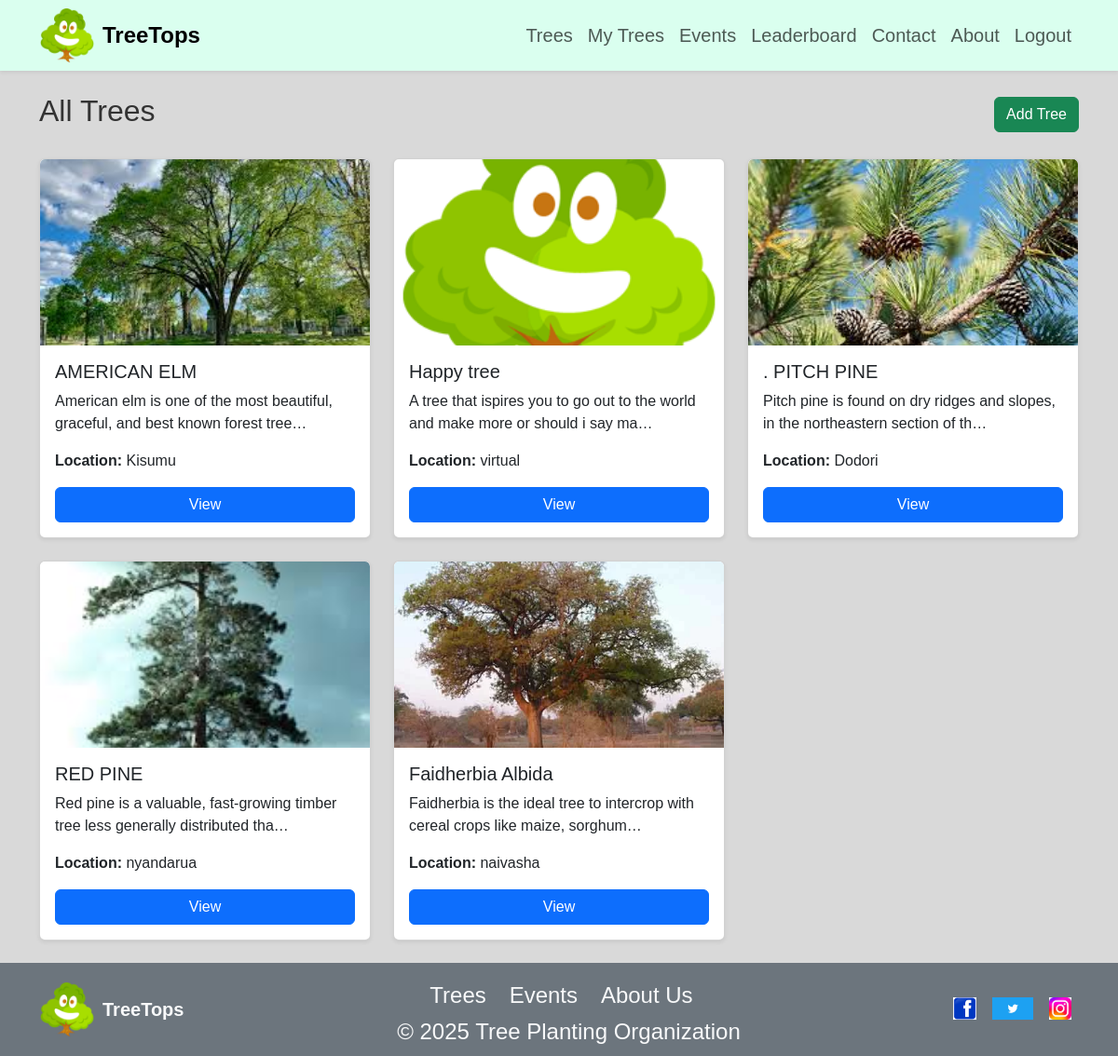
The app's page /trees (signed in) with its own data.
### trees/models.py (models this page shows, shortened)
class Tree(models.Model):
    name = models.CharField(max_length=200)
    description = models.TextField()
    image = models.ImageField(upload_to='trees/', default='images/logo.png')
    location = models.CharField(max_length=200)
    price = models.DecimalField(max_digits=10, decimal_places=2, null=True, blank=True)
    owner = models.ForeignKey(User, on_delete=models.CASCADE)
    date_added = models.DateTimeField(auto_now_add=True)

### trees/views.py (the view)
# urls.py: path('trees', views.tree_list, name='tree_list'),
def tree_list(request):
    trees = Tree.objects.all()
    context = {'trees': trees}
    return render(request, 'tree_app/tree_list.html', context)

### trees/templates/tree_app/tree_list.html (shortened to what this page needs)
{% extends 'home.html' %}
{% load static %}
{% block content %}
<div class="container my-4">
<div class="d-flex justify-content-between align-items-center mb-4">
    <h2>All Trees</h2>
    {% if user.is_authenticated %}
        <a href="{% url 'add_tree' %}" class="btn btn-success">Add Tree</a>
    {% endif %}
</div>
    <div class="row g-4">
        {% for tree in trees %}
        <div class="col-12 col-md-6 col-lg-4 d-flex">
            <div class="card w-100 h-100 shadow-sm rounded overflow-hidden d-flex flex-column">
                {% if tree.image %}
                <img src="{{ tree.image.url }}" class="card-img-top" alt="{{ tree.name }}" style="height:200px; object-fit:cover;">
                {% else %}
                <img src="{% static 'images/default_tree.jpg' %}" class="card-img-top" alt="No Image" style="height:200px; object-fit:cover;">
                {% endif %}
                <div class="card-body d-flex flex-column">
                    <h5 class="card-title">{{ tree.name }}</h5>
                    <p class="card-text flex-grow-1">{{ tree.description|truncatechars:80 }}</p>
                    <p><strong>Location:</strong> {{ tree.location }}</p>
                    <a href="{% url 'tree_detail' tree.id %}" class="btn btn-primary mt-auto">View</a>
                </div>
            </div>
        </div>
        {% empty %}
        <p class="text-center text-muted">No trees available yet.</p>
        {% endfor %}
    </div>
</div>
{% endblock %}

### static/css/style.css (style rules this page uses)
body { font-family: 'Arial', sans-serif; background-color: #d9d9d9; color: #333; }
:root { --gen:DAFFEF }
a { text-decoration: none; }
html { scroll-behavior: smooth; }

### records on screen
Tree: image (picture), name "AMERICAN ELM", description "American elm is one of the most beautiful, graceful, and best known forest tree…", location "Kisumu"
Tree: image (picture), name "Happy tree", description "A tree that ispires you to go out to the world and make more or should i say ma…", location "virtual"
Tree: image (picture), name ". PITCH PINE", description "Pitch pine is found on dry ridges and slopes, in the northeastern section of th…", location "Dodori"
Tree: image (picture), name "RED PINE", description "Red pine is a valuable, fast-growing timber tree less generally distributed tha…", location "nyandarua"
Tree: image (picture), name "Faidherbia Albida", description "Faidherbia is the ideal tree to intercrop with cereal crops like maize, sorghum…", location "naivasha"
